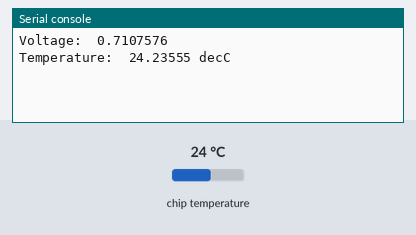
A program run on a simulated Raspberry Pi Pico running MicroPython. Shown: the last lines printed to the serial console. The inputs (shaded band) are chosen by the test bench; at power-on: chip temperature 24 °C.

Above: at 1.2 s.
1.3 s: chip temperature set to 1 °C
At 3.4 s:
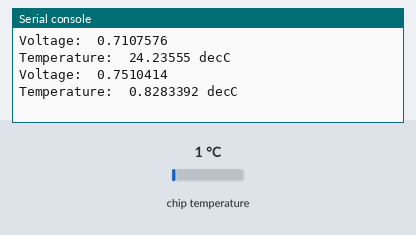
4.0 s: chip temperature set to 11 °C
At 4.9 s:
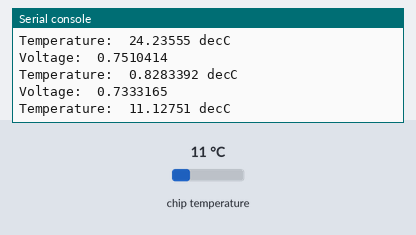
Timing chart, 0 to 7.0 s (numbered marks = the images above; inputs shaded):
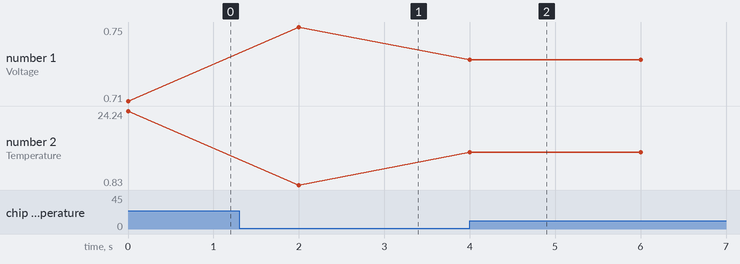

The program:

adc_temprature.py
```python
from machine import ADC; A = ADC
from utime import sleep
# Conversion Factor
C = 3.3 / 65535
# Get the Temperature Sensor on Channel 4
# We directly get the function Pointer to the read_u16 function
t = ADC(4).read_u16

while True:
    # Voltage Reading
    r = t() * C
    print('Voltage: ',r)
    # Convert the Voltage to Temperature
    tr = 27 - (r - 0.706)/0.001721
    print('Temperature: ',tr,'decC')
    sleep(2)
```

Measured:
- after the input at 1.3 s, the serial console: prints a new line after 0.70 s (image 1)
- after the input at 4.0 s, the serial console: prints a new line at once (image 2)
- plotted number 1: 0.71 → 0.75 after the input at 1.3 s, 0.75 → 0.73 after the input at 4.0 s
- plotted number 2: 24.24 → 0.83 after the input at 1.3 s, 0.83 → 11.13 after the input at 4.0 s
